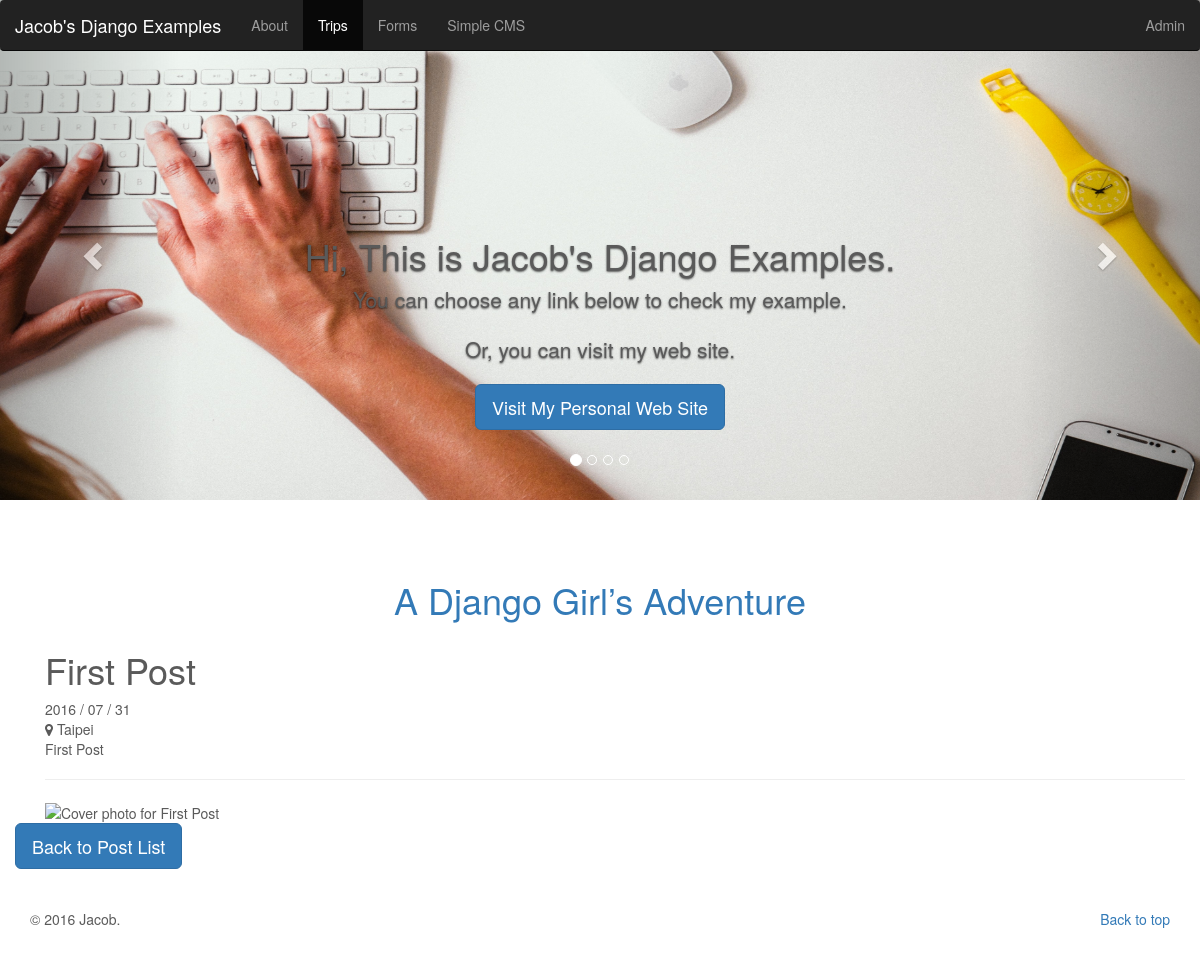
The page /trips/post/1/ on the database its author committed.
### trips/models.py (models this page shows, shortened)
class Post(models.Model):
    title = models.CharField(max_length=100)
    content = models.TextField(blank=True)
    photo = models.URLField(blank=True)
    location = models.CharField(max_length=100)
    created_at = models.DateTimeField(auto_now_add=True)

### trips/views.py (the view)
# urls.py: url(r'^trips/post/(?P<pk>\d+)/$', trips_post_detail, name='post_detail'),
def trips_post_detail(request, pk):
    post = Post.objects.get(pk=pk)
    return render(request, 'trips/post.html', {'post': post})

### templates/trips/post.html (shortened to what this page needs)
{% extends 'base.html' %}
{% block navbar %}
{% include "navbar.html" with active_tab='Trips' %}
{% endblock %}
{% block content %}
<link href="//maxcdn.bootstrapcdn.com/font-awesome/4.2.0/css/font-awesome.min.css" rel="stylesheet" type="text/css">
<link href="//djangogirlstaipei.github.io/assets/css/style.css" rel="stylesheet" type="text/css">
<div class="header">
    <h1 class="site-title text-center">
        <a href="/">A Django Girl’s Adventure</a>
    </h1>
</div>
<div class="container post post-detail">
    <div class="post-heading">
        <h1 class="title">{{ post.title }}</h1>
        <div class="date">{{ post.created_at|date:'Y / m / d' }}</div>
    </div>
    <div class="location">
        <i class="fa fa-map-marker"></i>
        <span id="location-content">{{ post.location }}</span>
    </div>
    <div class="post-content">
        {{ post.content }}
    </div>
    <hr class="fancy-line">
    <img class="photo" src="{{ post.photo }}" alt="Cover photo for {{ post.title }}">
</div>
<div class="row">
    <a href="/trips/" class="btn btn-lg btn-primary" role="button">Back to Post List</a>
</div>
{% endblock %}

### templates/static/carousel/carousel.css (style rules this page uses)
body { padding-bottom: 40px; color: #5a5a5a; }

### rows shown on the page
Post: title "First Post", created_at "2016 / 07 / 31", location "Taipei", content "First Post"
